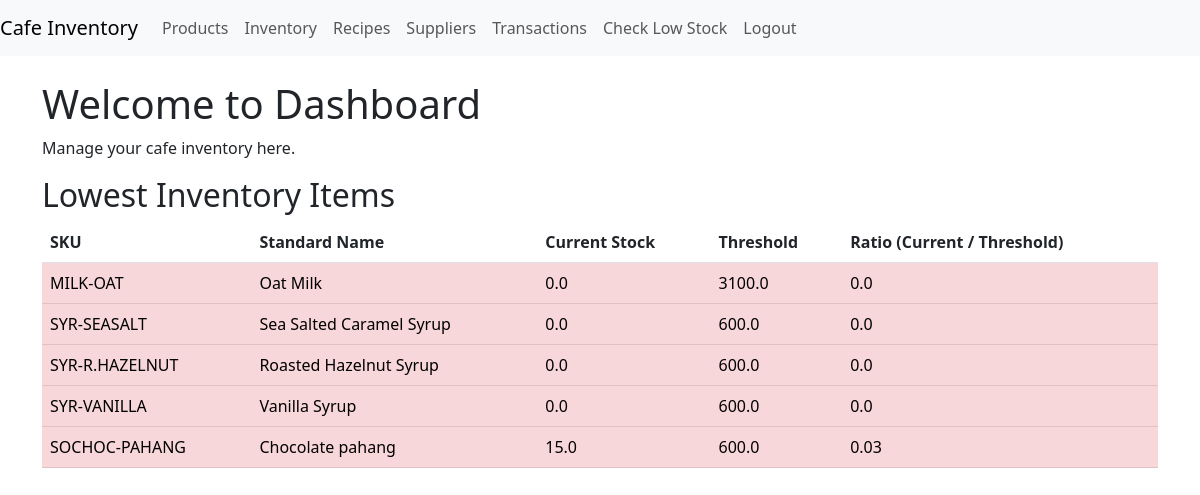
The page / (signed in) on the database its author committed.
### tables this page shows
CREATE TABLE inventory (
    id INTEGER PRIMARY KEY AUTOINCREMENT,
    sku TEXT UNIQUE NOT NULL,
    standard_name TEXT NOT NULL,
    brand_name TEXT,
    unit TEXT NOT NULL,
    unit_cost REAL DEFAULT 0,
    current_stock REAL DEFAULT 0,
    threshold REAL DEFAULT 0,
    is_active INTEGER DEFAULT 1,
    supplier_id INTEGER, category TEXT DEFAULT '', low_stock INTEGER DEFAULT 0,
    FOREIGN KEY (supplier_id) REFERENCES suppliers(id)
);

### app.py (the view)
@app.route('/')
@login_required
def index():
    conn = get_db_connection()
    cursor = conn.cursor()
    cursor.execute('''
        SELECT i.sku, i.standard_name, i.current_stock, i.threshold,
               (i.current_stock / i.threshold) as ratio
        FROM inventory i
        WHERE i.low_stock = 1
        ORDER BY ratio ASC
        LIMIT 5
    ''')
    low_inventory_items = [dict(row) for row in cursor.fetchall()]
    conn.close()
    return render_template('index.html', low_inventory_items=low_inventory_items)

### app.py (called while the page is built)
def get_db_connection():
    conn = sqlite3.connect('cafe_inventory - Copy.db')
    conn.row_factory = sqlite3.Row
    return conn

@login_manager.user_loader
def load_user(user_id):
    conn = get_db_connection()
    cursor = conn.cursor()
    cursor.execute('SELECT * FROM users WHERE id = ?', (user_id,))
    user_data = cursor.fetchone()
    conn.close()
    if user_data:
        return User(user_data['id'], user_data['username'], user_data['role'])
    return None

### templates/index.html (shortened to what this page needs)
<!DOCTYPE html>
<html>
<head>
    <link href="https://cdn.jsdelivr.net/npm/bootstrap@5.3.0/dist/css/bootstrap.min.css" rel="stylesheet">
</head>
<body>
    <nav class="navbar navbar-expand-lg navbar-light bg-light">
        <a class="navbar-brand" href="/">Cafe Inventory</a>
        <div class="navbar-nav">
            <a class="nav-link" href="/products">Products</a>
            <a class="nav-link" href="/inventory">Inventory</a>
            <a class="nav-link" href="/recipes">Recipes</a>
            <a class="nav-link" href="/suppliers">Suppliers</a>
            <a class="nav-link" href="/transactions">Transactions</a>
            <a class="nav-link" href="/check_low_stock">Check Low Stock</a>
            <a class="nav-link" href="/logout">Logout</a>
        </div>
    </nav>
    <div class="container mt-4">
        <h1>Welcome to Dashboard</h1>
        <p>Manage your cafe inventory here.</p>
        <h2>Lowest Inventory Items</h2>
        {% if low_inventory_items %}
        <table class="table">
            <thead>
                <tr>
                    <th>SKU</th>
                    <th>Standard Name</th>
                    <th>Current Stock</th>
                    <th>Threshold</th>
                    <th>Ratio (Current / Threshold)</th>
                </tr>
            </thead>
            <tbody>
                {% for item in low_inventory_items %}
                <tr class="table-danger">
                    <td>{{ item.sku }}</td>
                    <td>{{ item.standard_name }}</td>
                    <td>{{ item.current_stock }}</td>
                    <td>{{ item.threshold }}</td>
                    <td>{{ item.ratio | round(2) }}</td>
                </tr>
                {% endfor %}
            </tbody>
        </table>
        {% else %}
        <p>No low-stock items currently.</p>
        {% endif %}
    </div>
</body>
</html>

### rows shown on the page
inventory: sku "MILK-OAT", standard_name "Oat Milk", current_stock "0.0", threshold "3100.0", ratio "0.0"
inventory: sku "SYR-SEASALT", standard_name "Sea Salted Caramel Syrup", current_stock "0.0", threshold "600.0", ratio "0.0"
inventory: sku "SYR-R.HAZELNUT", standard_name "Roasted Hazelnut Syrup", current_stock "0.0", threshold "600.0", ratio "0.0"
inventory: sku "SYR-VANILLA", standard_name "Vanilla Syrup", current_stock "0.0", threshold "600.0", ratio "0.0"
inventory: sku "SOCHOC-PAHANG", standard_name "Chocolate pahang", current_stock "15.0", threshold "600.0", ratio "0.03"
